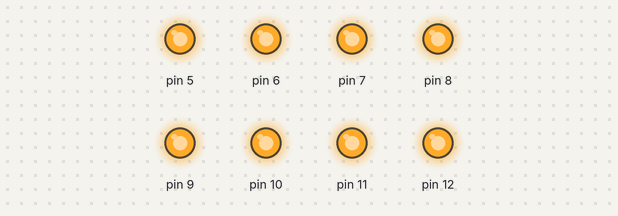
A sketch run on a simulated Arduino Uno, built with avr-gcc and run on an emulated ATmega328P. Shown: output pins drawn as LEDs (lit = HIGH).

Above: at 0.5 s.
At 3.5 s:
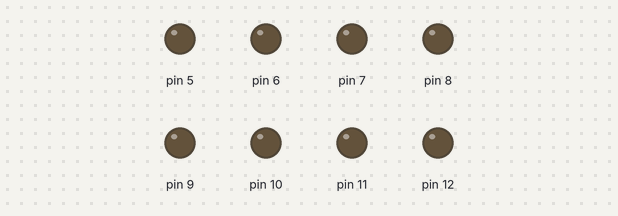
Timing chart, 0 to 4.6 s (numbered marks = the images above):
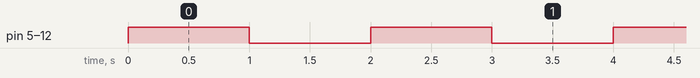

The sketch:

Function2.ino
```cpp
// functions to turn all lights on and off
void setup()  {           //set pins as outputs
  for (int counter=5; counter<13;counter++){
    pinMode (counter, OUTPUT);
  }
}

void loop() {              //main loop
  allon();                 //call function
  delay (1000);
  alloff();                //call function
  delay (1000);
}                          //end main loop

void allon(){                                   //function turns all lights on with for loop
  for (int counter=5; counter<13;counter++){
    digitalWrite (counter, HIGH);
  }
}

void alloff(){                                  //function turns all lights off with for loop
  for (int counter=5; counter<13;counter++){
    digitalWrite (counter, LOW);
  }
}
```

Measured:
- by itself, pin 5–12: alternates HIGH for 1.0 s and LOW for 1.0 s
